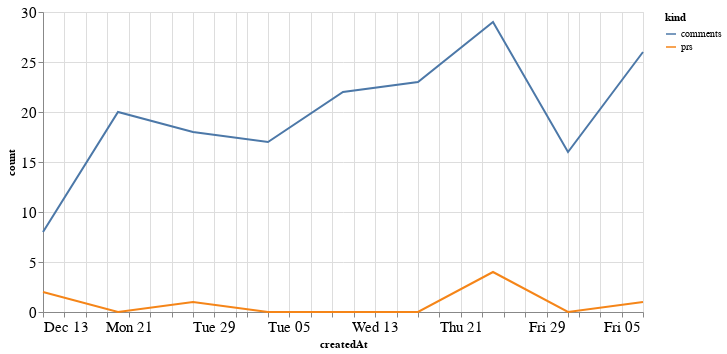

Notebook source saved alongside this figure:
### Code cell
alt.Chart(total_time, width=600).mark_line().encode(
    x='createdAt',
    y='count',
    color='kind'
)

### Figure 1 — Vega-Lite specification as saved in the notebook (floating-point values rounded to 4 significant figures)
{"config": {"axisLeft": {"labelFontSize": 15}, "axisBottom": {"labelFontSize": 15}}, "data": {"name": "data-008ec66e171d213b8163d870abfc167c"}, "mark": "line", "encoding": {"color": {"type": "nominal", "field": "kind"}, "x": {"type": "temporal", "field": "createdAt"}, "y": {"type": "quantitative", "field": "count"}}, "width": 600, "$schema": "https://vega.github.io/schema/vega-lite/v4.8.1.json", "datasets": {"data-008ec66e171d213b8163d870abfc167c": [{"createdAt": "2020-12-13T00:00:00", "kind": "prs", "count": 2}, {"createdAt": "2020-12-20T00:00:00", "kind": "prs", "count": 0}, {"createdAt": "2020-12-27T00:00:00", "kind": "prs", "count": 1}, {"createdAt": "2021-01-03T00:00:00", "kind": "prs", "count": 0}, {"createdAt": "2021-01-10T00:00:00", "kind": "prs", "count": 0}, {"createdAt": "2021-01-17T00:00:00", "kind": "prs", "count": 0}, {"createdAt": "2021-01-24T00:00:00", "kind": "prs", "count": 4}, {"createdAt": "2021-01-31T00:00:00", "kind": "prs", "count": 0}, {"createdAt": "2021-02-07T00:00:00", "kind": "prs", "count": 1}, {"createdAt": "2020-12-13T00:00:00", "kind": "comments", "count": 8}, {"createdAt": "2020-12-20T00:00:00", "kind": "comments", "count": 20}, {"createdAt": "2020-12-27T00:00:00", "kind": "comments", "count": 18}, {"createdAt": "2021-01-03T00:00:00", "kind": "comments", "count": 17}, {"createdAt": "2021-01-10T00:00:00", "kind": "comments", "count": 22}, {"createdAt": "2021-01-17T00:00:00", "kind": "comments", "count": 23}, {"createdAt": "2021-01-24T00:00:00", "kind": "comments", "count": 29}, {"createdAt": "2021-01-31T00:00:00", "kind": "comments", "count": 16}, {"createdAt": "2021-02-07T00:00:00", "kind": "comments", "count": 26}]}}
